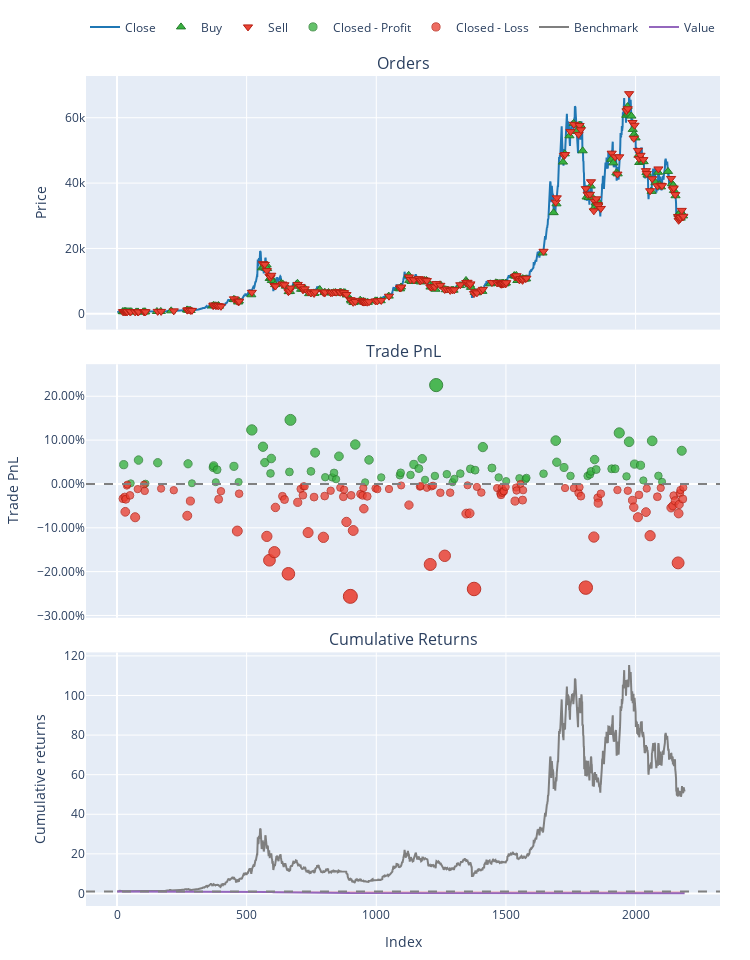

The notebook cell saved with this chart:
### Code cell
port.plot().show()

### Figure 1 — Plotly figure (JSON) as saved in the notebook; plotly's stock layout.template omitted (floating-point values rounded to 4 significant figures; data arrays with more than 128 entries replaced by an {"elided": "..."} marker saying what was removed)
{"data": [{"legendgroup": "0", "line": {"color": "#1f77b4"}, "name": "Close", "showlegend": true, "type": "scatter", "uid": "4d9f8de6-8dc6-43ce-8ccb-b668c1a52721", "x": {"elided": "2189 int values"}, "xaxis": "x", "y": {"elided": "2189 float values"}, "yaxis": "y"}, {"customdata": {"elided": "189x3 float values"}, "hovertemplate": "Order Id: %{customdata[0]}<br>Timestamp: %{x}<br>Price: %{y}<br>Size: %{customdata[1]:.6f}<br>Fees: %{customdata[2]:.6f}", "legendgroup": "1", "marker": {"color": "#37B13F", "line": {"color": "rgb(38,123,44)", "width": 1}, "size": 8, "symbol": "triangle-up"}, "mode": "markers", "name": "Buy", "type": "scatter", "uid": "6358d044-a819-4cb5-8c9f-a18c374e1886", "x": {"elided": "189 int values"}, "xaxis": "x", "y": {"elided": "189 float values"}, "yaxis": "y"}, {"customdata": {"elided": "189x3 float values"}, "hovertemplate": "Order Id: %{customdata[0]}<br>Timestamp: %{x}<br>Price: %{y}<br>Size: %{customdata[1]:.6f}<br>Fees: %{customdata[2]:.6f}", "legendgroup": "2", "marker": {"color": "#EA4335", "line": {"color": "rgb(181,31,18)", "width": 1}, "size": 8, "symbol": "triangle-down"}, "mode": "markers", "name": "Sell", "type": "scatter", "uid": "08f09b66-64c7-41ef-95d2-0d72dc059b6f", "x": {"elided": "189 int values"}, "xaxis": "x", "y": {"elided": "189 float values"}, "yaxis": "y"}, {"customdata": {"elided": "75x4 float values"}, "hovertemplate": "Exit Trade Id: %{customdata[0]}<br>Position Id: %{customdata[1]}<br>Exit Timestamp: %{x}<br>PnL: %{customdata[2]:.6f}<br>Return: %{customdata[3]:.2%}", "legendgroup": "3", "marker": {"color": "#37B13F", "line": {"color": "rgb(38,123,44)", "width": 1}, "opacity": [0.7757, 0.7508, 0.7818, 0.7504, 0.7783, 0.7769, 0.7509, 0.772, 0.7741, 0.7523, 0.7689, 0.7734, 0.7526, 0.822, 0.7996, 0.7785, 0.764, 0.7839, 0.766, 0.8354, 0.7668, 0.7917, 0.7589, 0.7587, 0.7647, 0.7563, 0.7868, 0.8025, 0.7522, 0.782, 0.7587, 0.7616, 0.7648, 0.762, 0.776, 0.7705, 0.7836, 0.7555, 0.7606, 0.8819, 0.7629, 0.7523, 0.7568, 0.7637, 0.77, 0.7683, 0.7991, 0.7712, 0.7587, 0.7538, 0.7576, 0.7563, 0.7581, 0.7636, 0.8077, 0.7789, 0.7719, 0.7607, 0.7606, 0.7626, 0.7666, 0.7825, 0.7692, 0.7702, 0.7702, 0.8181, 0.76, 0.8062, 0.7765, 0.7749, 0.7546, 0.8074, 0.7608, 0.7528, 0.7942], "size": [8.198, 7.038, 8.485, 7.018, 8.319, 8.254, 7.041, 8.025, 8.126, 7.107, 7.884, 8.094, 7.121, 10.36, 9.314, 8.329, 7.652, 8.582, 7.747, 10.99, 7.782, 8.945, 7.417, 7.405, 7.686, 7.296, 8.718, 9.452, 7.101, 8.495, 7.404, 7.541, 7.693, 7.56, 8.214, 7.955, 8.567, 7.257, 7.497, 13.15, 7.604, 7.109, 7.317, 7.64, 7.935, 7.856, 9.294, 7.989, 7.405, 7.175, 7.353, 7.292, 7.376, 7.635, 9.694, 8.35, 8.024, 7.499, 7.496, 7.587, 7.776, 8.518, 7.897, 7.943, 7.942, 10.18, 7.469, 9.623, 8.234, 8.161, 7.215, 9.68, 7.504, 7.132, 9.064], "symbol": "circle"}, "mode": "markers", "name": "Closed - Profit", "type": "scatter", "uid": "bf228230-fa32-4151-be9c-8692b014adb2", "x": [26, 53, 83, 110, 157, 274, 289, 371, 373, 381, 386, 451, 469, 520, 563, 570, 592, 595, 665, 669, 748, 764, 803, 830, 837, 845, 856, 919, 957, 972, 1019, 1091, 1094, 1132, 1145, 1164, 1177, 1188, 1226, 1231, 1272, 1294, 1301, 1324, 1363, 1381, 1411, 1446, 1472, 1501, 1552, 1576, 1579, 1645, 1692, 1696, 1724, 1749, 1815, 1824, 1828, 1842, 1848, 1908, 1921, 1937, 1965, 1975, 1996, 2019, 2030, 2064, 2088, 2102, 2178], "xaxis": "x2", "y": [0.04392, 0.001443, 0.05442, 0.0006955, 0.04834, 0.04598, 0.001558, 0.03757, 0.04127, 0.003974, 0.03242, 0.04012, 0.004462, 0.1231, 0.08479, 0.04873, 0.02391, 0.05799, 0.0274, 0.1461, 0.02868, 0.07128, 0.01533, 0.01486, 0.02517, 0.01089, 0.06295, 0.08985, 0.003751, 0.05481, 0.01485, 0.01984, 0.02542, 0.02057, 0.04449, 0.035, 0.05743, 0.009436, 0.01823, 0.2254, 0.02217, 0.004023, 0.01165, 0.02347, 0.03429, 0.0314, 0.08405, 0.03627, 0.01486, 0.006461, 0.01296, 0.01075, 0.0138, 0.02329, 0.09872, 0.04949, 0.03755, 0.01832, 0.01819, 0.02153, 0.02846, 0.05563, 0.03288, 0.03458, 0.03454, 0.1164, 0.01721, 0.09612, 0.04526, 0.04258, 0.007904, 0.09819, 0.01849, 0.004877, 0.07564], "yaxis": "y2"}, {"customdata": {"elided": "114x4 float values"}, "hovertemplate": "Exit Trade Id: %{customdata[0]}<br>Position Id: %{customdata[1]}<br>Exit Timestamp: %{x}<br>PnL: %{customdata[2]:.6f}<br>Return: %{customdata[3]:.2%}", "legendgroup": "4", "marker": {"color": "#EA4335", "line": {"color": "rgb(181,31,18)", "width": 1}, "opacity": [0.7696, 0.7674, 0.7871, 0.7704, 0.7523, 0.7508, 0.7653, 0.7944, 0.7569, 0.7508, 0.7593, 0.7562, 0.7584, 0.7924, 0.7728, 0.7705, 0.7597, 0.8128, 0.763, 0.82, 0.8518, 0.841, 0.7813, 0.7664, 0.7708, 0.8699, 0.7745, 0.7567, 0.7651, 0.7531, 0.7534, 0.8149, 0.7675, 0.8212, 0.7661, 0.759, 0.755, 0.7671, 0.7577, 0.8007, 0.9, 0.7652, 0.8121, 0.7634, 0.7653, 0.7555, 0.783, 0.7665, 0.7558, 0.757, 0.7568, 0.752, 0.7782, 0.7537, 0.7528, 0.7551, 0.8574, 0.7533, 0.7523, 0.7618, 0.8459, 0.7616, 0.7895, 0.7518, 0.7892, 0.8901, 0.754, 0.7614, 0.7555, 0.7625, 0.7646, 0.7551, 0.7616, 0.7595, 0.7598, 0.7539, 0.7729, 0.7548, 0.7587, 0.75, 0.7716, 0.7583, 0.7555, 0.7556, 0.7619, 0.7544, 0.7663, 0.8883, 0.8209, 0.7685, 0.7756, 0.7631, 0.7581, 0.759, 0.7718, 0.781, 0.7944, 0.7646, 0.7876, 0.7561, 0.8191, 0.767, 0.7553, 0.7817, 0.7791, 0.7656, 0.7725, 0.8553, 0.7894, 0.7774, 0.7625, 0.7582, 0.7701, 0.7549], "size": [7.914, 7.81, 8.733, 7.952, 7.105, 7.036, 7.713, 9.073, 7.321, 7.039, 7.432, 7.289, 7.391, 8.979, 8.064, 7.955, 7.452, 9.931, 7.606, 10.26, 11.75, 11.25, 8.462, 7.766, 7.97, 12.59, 8.144, 7.312, 7.704, 7.144, 7.157, 10.03, 7.818, 10.32, 7.753, 7.421, 7.233, 7.797, 7.361, 9.366, 14, 7.708, 9.898, 7.626, 7.713, 7.256, 8.54, 7.771, 7.273, 7.325, 7.316, 7.094, 8.315, 7.172, 7.132, 7.239, 12.01, 7.155, 7.107, 7.549, 11.47, 7.543, 8.846, 7.085, 8.83, 13.54, 7.186, 7.534, 7.257, 7.583, 7.682, 7.238, 7.542, 7.441, 7.457, 7.184, 8.068, 7.222, 7.408, 7, 8.006, 7.387, 7.255, 7.26, 7.557, 7.204, 7.76, 13.46, 10.31, 7.865, 8.194, 7.611, 7.378, 7.421, 8.017, 8.447, 9.07, 7.682, 8.752, 7.285, 10.22, 7.796, 7.246, 8.481, 8.359, 7.729, 8.05, 11.91, 8.839, 8.278, 7.581, 7.382, 7.936, 7.226], "symbol": "circle"}, "mode": "markers", "name": "Closed - Loss", "type": "scatter", "uid": "1f060864-7f14-4b62-83a5-ae0c1ddd04c2", "x": [23, 30, 32, 34, 38, 40, 50, 70, 80, 104, 107, 170, 219, 271, 283, 392, 401, 464, 471, 578, 588, 607, 611, 638, 646, 661, 697, 708, 717, 719, 724, 737, 760, 796, 801, 824, 861, 873, 876, 885, 900, 903, 911, 939, 947, 950, 952, 965, 997, 1004, 1049, 1096, 1126, 1168, 1171, 1195, 1208, 1213, 1219, 1247, 1264, 1285, 1347, 1352, 1360, 1377, 1388, 1405, 1466, 1479, 1481, 1484, 1486, 1490, 1492, 1499, 1535, 1539, 1541, 1556, 1564, 1566, 1728, 1762, 1780, 1784, 1789, 1808, 1839, 1854, 1856, 1866, 1930, 1970, 1988, 1993, 2009, 2013, 2040, 2043, 2056, 2084, 2097, 2137, 2144, 2147, 2153, 2164, 2166, 2168, 2171, 2173, 2182, 2184], "xaxis": "x2", "y": [-0.03353, -0.0297, -0.06353, -0.03489, -0.003895, -0.00137, -0.02615, -0.07596, -0.01178, -0.001469, -0.01586, -0.01061, -0.01436, -0.07251, -0.039, -0.035, -0.01661, -0.1074, -0.02225, -0.1196, -0.174, -0.1557, -0.0536, -0.0281, -0.03556, -0.205, -0.04195, -0.01149, -0.02582, -0.005308, -0.005795, -0.111, -0.03002, -0.1218, -0.02764, -0.01546, -0.008557, -0.02922, -0.01326, -0.08672, -0.2564, -0.02596, -0.1062, -0.02295, -0.02614, -0.009408, -0.05646, -0.02829, -0.01003, -0.01196, -0.01163, -0.003491, -0.04819, -0.006345, -0.004881, -0.008806, -0.1836, -0.005723, -0.003967, -0.02013, -0.1639, -0.01994, -0.06764, -0.003157, -0.06705, -0.2395, -0.006864, -0.01959, -0.00944, -0.02138, -0.025, -0.008762, -0.0199, -0.01619, -0.01677, -0.006764, -0.03916, -0.008167, -0.01497, -4.053e-05, -0.03688, -0.01422, -0.009365, -0.009565, -0.02043, -0.007495, -0.02788, -0.2365, -0.1212, -0.03171, -0.04377, -0.02241, -0.01387, -0.01545, -0.0373, -0.05304, -0.07586, -0.02503, -0.06423, -0.01048, -0.1181, -0.02918, -0.009069, -0.05427, -0.0498, -0.02673, -0.03852, -0.1801, -0.06739, -0.04685, -0.02134, -0.01404, -0.03433, -0.008333], "yaxis": "y2"}, {"legendgroup": "5", "line": {"color": "#7f7f7f"}, "name": "Benchmark", "showlegend": true, "type": "scatter", "uid": "0a75e485-442b-4722-abff-695f97bb0add", "x": {"elided": "2189 int values"}, "xaxis": "x3", "y": {"elided": "2189 float values"}, "yaxis": "y3"}, {"hoverinfo": "skip", "legendgroup": "6", "line": {"color": "rgba(0, 0, 0, 0)", "width": 0}, "opacity": 0, "showlegend": false, "type": "scatter", "uid": "8a2e9070-f26b-41f1-81b8-3f7d5cd111d0", "x": {"elided": "2189 int values"}, "xaxis": "x3", "y": {"elided": "2189 int values"}, "yaxis": "y3"}, {"connectgaps": false, "fill": "tonexty", "fillcolor": "rgba(0, 128, 0, 0.3)", "hoverinfo": "skip", "legendgroup": "6", "line": {"color": "rgba(0, 0, 0, 0)", "width": 0}, "opacity": 0, "showlegend": false, "type": "scatter", "uid": "3bd55670-6c7e-4e54-972b-71e16bed98de", "x": {"elided": "2189 int values"}, "xaxis": "x3", "y": {"elided": "2189 float values"}, "yaxis": "y3"}, {"hoverinfo": "skip", "legendgroup": "6", "line": {"color": "rgba(0, 0, 0, 0)", "width": 0}, "opacity": 0, "showlegend": false, "type": "scatter", "uid": "e2d8fb7f-3e1f-4289-bf49-f44bc46faeec", "x": {"elided": "2189 int values"}, "xaxis": "x3", "y": {"elided": "2189 int values"}, "yaxis": "y3"}, {"connectgaps": false, "fill": "tonexty", "fillcolor": "rgba(255, 0, 0, 0.3)", "hoverinfo": "skip", "legendgroup": "6", "line": {"color": "rgba(0, 0, 0, 0)", "width": 0}, "opacity": 0, "showlegend": false, "type": "scatter", "uid": "e0feb774-eee7-4a7d-b7dd-48e29b80f9d2", "x": {"elided": "2189 int values"}, "xaxis": "x3", "y": {"elided": "2189 float values"}, "yaxis": "y3"}, {"legendgroup": "7", "line": {"color": "#9467bd"}, "name": "Value", "showlegend": true, "type": "scatter", "uid": "2978f0be-90ea-46f4-85b3-e266e9e7473e", "x": {"elided": "2189 int values"}, "xaxis": "x3", "y": {"elided": "2189 float values"}, "yaxis": "y3"}, {"hoverinfo": "skip", "legendgroup": "6", "line": {"color": "rgba(0, 0, 0, 0)", "width": 0}, "opacity": 0, "showlegend": false, "type": "scatter", "uid": "d66a9b2b-654e-4616-9fa5-fbcebec8c449", "x": {"elided": "2189 int values"}, "xaxis": "x3", "y": {"elided": "2189 int values"}, "yaxis": "y3"}], "layout": {"annotations": [{"font": {"size": 16}, "showarrow": false, "text": "Orders", "x": 0.5, "xanchor": "center", "xref": "paper", "y": 1, "yanchor": "bottom", "yref": "paper"}, {"font": {"size": 16}, "showarrow": false, "text": "Trade PnL", "x": 0.5, "xanchor": "center", "xref": "paper", "y": 0.6528, "yanchor": "bottom", "yref": "paper"}, {"font": {"size": 16}, "showarrow": false, "text": "Cumulative Returns", "x": 0.5, "xanchor": "center", "xref": "paper", "y": 0.3056, "yanchor": "bottom", "yref": "paper"}], "height": 960, "legend": {"orientation": "h", "traceorder": "normal", "x": 1, "xanchor": "right", "y": 1.042, "yanchor": "bottom"}, "margin": {"b": 30, "l": 30, "r": 30, "t": 30}, "shapes": [{"line": {"color": "gray", "dash": "dash"}, "type": "line", "x0": 0, "x1": 1, "xref": "paper", "y0": 0, "y1": 0, "yref": "y2"}, {"line": {"color": "gray", "dash": "dash"}, "type": "line", "x0": 0, "x1": 1, "xref": "paper", "y0": 1, "y1": 1, "yref": "y3"}], "showlegend": true, "width": 750, "xaxis": {"anchor": "y", "domain": [0, 1], "matches": "x3", "showticklabels": false}, "xaxis2": {"anchor": "y2", "domain": [0, 1], "matches": "x3", "showticklabels": false}, "xaxis3": {"anchor": "y3", "domain": [0, 1], "title": {"text": "Index"}}, "yaxis": {"anchor": "x", "domain": [0.6944, 1], "title": {"text": "Price"}}, "yaxis2": {"anchor": "x2", "domain": [0.3472, 0.6528], "tickformat": ".2%", "title": {"text": "Trade PnL"}}, "yaxis3": {"anchor": "x3", "domain": [0, 0.3056], "title": {"text": "Cumulative returns"}}}}
